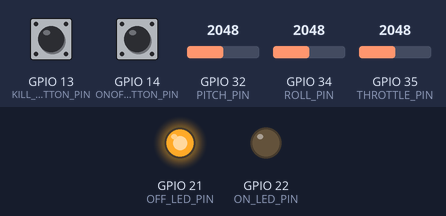
The sketch below on a simulated ESP32. Parts: output pins drawn as LEDs (lit = HIGH). Dashed ring = blinking. Inputs (shaded band) come from the test bench; at power-on: GPIO 14 (ONOFF_BUTTON_PIN) HIGH, GPIO 13 (KILL_BUTTON_PIN) HIGH, GPIO 32 (PITCH_PIN) = 2048, GPIO 34 (ROLL_PIN) = 2048, GPIO 35 (THROTTLE_PIN) = 2048 (analog values on the 0–4095 scale). What the sketch prints to the serial monitor is not drawn.

Above: at 13.4 s.
13.5 s: GPIO 14 (ONOFF_BUTTON_PIN) pulled LOW for 0.15 s
At 14.0 s:
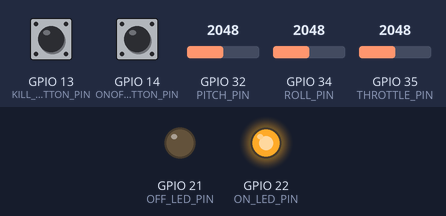
15.1 s: GPIO 13 (KILL_BUTTON_PIN) pulled LOW for 0.15 s
At 15.47 s:
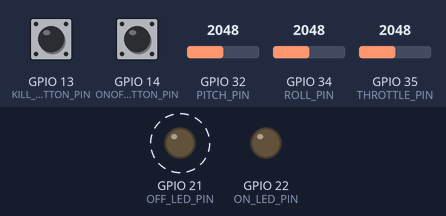
18.1 s: GPIO 32 (PITCH_PIN) set to 1048
21.1 s: GPIO 32 (PITCH_PIN) set to 945
24.1 s: GPIO 34 (ROLL_PIN) set to 1027
27.1 s: GPIO 34 (ROLL_PIN) set to 962
Timing chart, 0 to 31.1 s (numbered marks = the images above; inputs shaded):
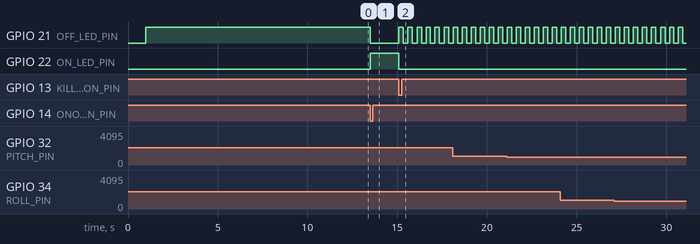

The sketch:

Existing_Transmitter_Compatible.ino
```cpp
#include <Arduino.h>
#include <WiFi.h>
#include <esp_now.h>
#include <math.h>

// ---------------- PIN SETUP ----------------

#define THROTTLE_PIN        35
#define THROTTLE_SW_PIN     27

#define ROLL_PIN            34
#define PITCH_PIN           32

#define KILL_BUTTON_PIN     13
#define ONOFF_BUTTON_PIN    14

#define ON_LED_PIN          22
#define OFF_LED_PIN         21

// ---------------- JOYSTICK CALIBRATION ----------------
//
// Throttle is centered:
//   -1.0 = low throttle / descend / motor-stop side
//    0.0 = hover command
//   +1.0 = above-hover / climb side
//
// With THROTTLE_SIGN = -1.0:
//   raw near 0    -> CMD T:+1.000
//   raw near 1902 -> CMD T: 0.000
//   raw near 4095 -> CMD T:-1.000

int throttleMin    = 0;
int throttleCenter = 1902;
int throttleMax    = 4095;

int rollMin        = 0;
int rollCenter     = 1864;
int rollMax        = 4095;

int pitchMin       = 0;
int pitchCenter    = 1900;
int pitchMax       = 4095;

#define DEADZONE 0.10f
#define RUN_FULL_STICK_CALIBRATION 1

// ---------------- AXIS DIRECTIONS ----------------

#define THROTTLE_SIGN  -1.0f
#define PITCH_SIGN     -1.0f
#define ROLL_SIGN      -1.0f

#define YAW_COMMAND     0.0f

// ---------------- ESP-NOW RECEIVER MAC ----------------

uint8_t receiverMacAddress[] = {0x5C, 0x01, 0x3B, 0xBA, 0xCA, 0xEC};

// ---------------- DATA PACKET ----------------
//
// IMPORTANT:
// Receiver must use this exact same struct.

#define PACKET_MAGIC 0x44524F4EUL  // "DRON"

typedef struct ControlData {
  uint32_t magic;
  uint32_t seq;
  float throttle;      // -1.0 to +1.0, where 0.0 is hover command
  float pitch;         // -1.0 to +1.0
  float roll;          // -1.0 to +1.0
  float yaw;           // -1.0 to +1.0
  bool motorsEnabled;
  bool kill;
} ControlData;

ControlData controlData;
esp_now_peer_info_t peerInfo;

uint32_t packetSeq = 0;

// ---------------- STATE ----------------

bool motorsEnabled = false;
bool killActive = false;

bool prevOnOffPressed = false;
bool prevKillPressed = false;

volatile esp_now_send_status_t lastSendStatus = ESP_NOW_SEND_FAIL;

unsigned long lastPrintMs = 0;
const unsigned long PRINT_PERIOD_MS = 50;

unsigned long lastSendMs = 0;
const unsigned long SEND_PERIOD_MS = 20;

unsigned long lastBlinkMs = 0;
const unsigned long KILL_BLINK_PERIOD_MS = 250;
bool offLedBlinkState = false;

// ---------------- HELPER FUNCTIONS ----------------

float clampFloat(float value, float low, float high)
{
  if (value > high) return high;
  if (value < low) return low;
  return value;
}

float applyDeadzoneAndRescale(float value)
{
  if (fabsf(value) < DEADZONE)
  {
    return 0.0f;
  }

  if (value > 0.0f)
  {
    value = (value - DEADZONE) / (1.0f - DEADZONE);
  }
  else
  {
    value = (value + DEADZONE) / (1.0f - DEADZONE);
  }

  return clampFloat(value, -1.0f, 1.0f);
}

float normalizeCalibratedJoystick(int raw, int minVal, int centerVal, int maxVal)
{
  float value;

  if (centerVal <= minVal + 10 || centerVal >= maxVal - 10)
  {
    return 0.0f;
  }

  if (raw >= centerVal)
  {
    value = (float)(raw - centerVal) / (float)(maxVal - centerVal);
  }
  else
  {
    value = (float)(raw - centerVal) / (float)(centerVal - minVal);
  }

  value = clampFloat(value, -1.0f, 1.0f);
  value = applyDeadzoneAndRescale(value);

  return value;
}

float normalizeCalibratedThrottle(int raw, int minVal, int centerVal, int maxVal)
{
  float value = normalizeCalibratedJoystick(raw, minVal, centerVal, maxVal);

  value *= THROTTLE_SIGN;

  return clampFloat(value, -1.0f, 1.0f);
}

void safeOffCommands()
{
  // Important:
  // throttle 0.0 now means hover command.
  // OFF/KILL sends -1.0 so receiver sees low throttle.
  controlData.throttle = -1.0f;
  controlData.pitch = 0.0f;
  controlData.roll = 0.0f;
  controlData.yaw = 0.0f;
}

// ---------------- JOYSTICK CALIBRATION ----------------

void calibrateSticksFullRange()
{
  Serial.println();
  Serial.println("FULL JOYSTICK CALIBRATION");
  Serial.println();
  Serial.println("Step 1:");
  Serial.println("Leave throttle, pitch, and roll sticks centered.");
  Serial.println("Do not touch the sticks.");
  Serial.println("Center calibration begins in 2 seconds...");
  delay(2000);

  const int centerSamples = 800;

  long throttleSum = 0;
  long rollSum = 0;
  long pitchSum = 0;

  int throttleCenterMin = 4095;
  int throttleCenterMax = 0;

  int rollCenterMin = 4095;
  int rollCenterMax = 0;

  int pitchCenterMin = 4095;
  int pitchCenterMax = 0;

  for (int i = 0; i < centerSamples; i++)
  {
    int t = analogRead(THROTTLE_PIN);
    int r = analogRead(ROLL_PIN);
    int p = analogRead(PITCH_PIN);

    throttleSum += t;
    rollSum += r;
    pitchSum += p;

    if (t < throttleCenterMin) throttleCenterMin = t;
    if (t > throttleCenterMax) throttleCenterMax = t;

    if (r < rollCenterMin) rollCenterMin = r;
    if (r > rollCenterMax) rollCenterMax = r;

    if (p < pitchCenterMin) pitchCenterMin = p;
    if (p > pitchCenterMax) pitchCenterMax = p;

    delay(2);
  }

  throttleCenter = throttleSum / centerSamples;
  rollCenter     = rollSum / centerSamples;
  pitchCenter    = pitchSum / centerSamples;

  throttleMin = throttleCenter;
  throttleMax = throttleCenter;

  rollMin = rollCenter;
  rollMax = rollCenter;

  pitchMin = pitchCenter;
  pitchMax = pitchCenter;

  Serial.println();
  Serial.println("Center captured.");
  Serial.print("Throttle center: "); Serial.print(throttleCenter);
  Serial.print("  center noise: "); Serial.print(throttleCenterMin);
  Serial.print(" to "); Serial.println(throttleCenterMax);

  Serial.print("Roll center:     "); Serial.print(rollCenter);
  Serial.print("  center noise: "); Serial.print(rollCenterMin);
  Serial.print(" to "); Serial.println(rollCenterMax);

  Serial.print("Pitch center:    "); Serial.print(pitchCenter);
  Serial.print("  center noise: "); Serial.print(pitchCenterMin);
  Serial.print(" to "); Serial.println(pitchCenterMax);

  Serial.println();
  Serial.println("Step 2:");
  Serial.println("Move all sticks through their FULL ranges.");
  Serial.println("Move throttle full down and full up.");
  Serial.println("Move roll full left and full right.");
  Serial.println("Move pitch full forward and full back.");
  Serial.println("Keep moving for 6 seconds...");
  delay(1000);

  unsigned long startMs = millis();

  while (millis() - startMs < 6000)
  {
    int t = analogRead(THROTTLE_PIN);
    int r = analogRead(ROLL_PIN);
    int p = analogRead(PITCH_PIN);

    if (t < throttleMin) throttleMin = t;
    if (t > throttleMax) throttleMax = t;

    if (r < rollMin) rollMin = r;
    if (r > rollMax) rollMax = r;

    if (p < pitchMin) pitchMin = p;
    if (p > pitchMax) pitchMax = p;

    delay(2);
  }

  Serial.println();
  Serial.println("Full calibration complete.");
  Serial.println();
  Serial.println("COPY THESE VALUES INTO THE TOP OF THE CODE:");
  Serial.println();

  Serial.print("int throttleMin    = "); Serial.print(throttleMin); Serial.println(";");
  Serial.print("int throttleCenter = "); Serial.print(throttleCenter); Serial.println(";");
  Serial.print("int throttleMax    = "); Serial.print(throttleMax); Serial.println(";");

  Serial.println();

  Serial.print("int rollMin        = "); Serial.print(rollMin); Serial.println(";");
  Serial.print("int rollCenter     = "); Serial.print(rollCenter); Serial.println(";");
  Serial.print("int rollMax        = "); Serial.print(rollMax); Serial.println(";");

  Serial.println();

  Serial.print("int pitchMin       = "); Serial.print(pitchMin); Serial.println(";");
  Serial.print("int pitchCenter    = "); Serial.print(pitchCenter); Serial.println(";");
  Serial.print("int pitchMax       = "); Serial.print(pitchMax); Serial.println(";");

  Serial.println();
  Serial.println("Then set:");
  Serial.println("#define RUN_FULL_STICK_CALIBRATION 0");
  Serial.println();
}

void printSavedCalibration()
{
  Serial.println();
  Serial.println("Using saved joystick calibration values.");

  Serial.print("Throttle min/center/max: ");
  Serial.print(throttleMin);
  Serial.print(" / ");
  Serial.print(throttleCenter);
  Serial.print(" / ");
  Serial.println(throttleMax);

  Serial.print("Roll min/center/max: ");
  Serial.print(rollMin);
  Serial.print(" / ");
  Serial.print(rollCenter);
  Serial.print(" / ");
  Serial.println(rollMax);

  Serial.print("Pitch min/center/max: ");
  Serial.print(pitchMin);
  Serial.print(" / ");
  Serial.print(pitchCenter);
  Serial.print(" / ");
  Serial.println(pitchMax);

  Serial.println();
}

// ---------------- BUTTON AND LED LOGIC ----------------

void updateButtons()
{
  bool onOffPressed = digitalRead(ONOFF_BUTTON_PIN) == LOW;
  bool killPressed  = digitalRead(KILL_BUTTON_PIN) == LOW;

  bool onOffJustPressed = onOffPressed && !prevOnOffPressed;
  bool killJustPressed  = killPressed && !prevKillPressed;

  if (killJustPressed)
  {
    killActive = true;
    motorsEnabled = false;
  }

  if (onOffJustPressed)
  {
    if (killActive)
    {
      killActive = false;
      motorsEnabled = true;
    }
    else
    {
      motorsEnabled = !motorsEnabled;
    }
  }

  prevOnOffPressed = onOffPressed;
  prevKillPressed = killPressed;
}

void updateLEDs()
{
  unsigned long nowMs = millis();

  if (killActive)
  {
    digitalWrite(ON_LED_PIN, LOW);

    if (nowMs - lastBlinkMs >= KILL_BLINK_PERIOD_MS)
    {
      lastBlinkMs = nowMs;
      offLedBlinkState = !offLedBlinkState;
    }

    digitalWrite(OFF_LED_PIN, offLedBlinkState ? HIGH : LOW);
  }
  else if (motorsEnabled)
  {
    digitalWrite(ON_LED_PIN, HIGH);
    digitalWrite(OFF_LED_PIN, LOW);
  }
  else
  {
    digitalWrite(ON_LED_PIN, LOW);
    digitalWrite(OFF_LED_PIN, HIGH);
  }
}

// ---------------- DEBUG PRINT ----------------

void printDebug(
  int throttleRaw,
  int pitchRaw,
  int rollRaw,
  bool killPressed,
  bool onOffPressed,
  esp_err_t sendResult,
  esp_now_send_status_t lastStatus
)
{
  Serial.print("RAW ");
  Serial.print("T:");
  Serial.print(throttleRaw);
  Serial.print(",P:");
  Serial.print(pitchRaw);
  Serial.print(",R:");
  Serial.print(rollRaw);

  Serial.print(" | CTR ");
  Serial.print("T:");
  Serial.print(throttleCenter);
  Serial.print(",P:");
  Serial.print(pitchCenter);
  Serial.print(",R:");
  Serial.print(rollCenter);

  Serial.print(" | MINMAX ");
  Serial.print("T:");
  Serial.print(throttleMin);
  Serial.print("/");
  Serial.print(throttleMax);
  Serial.print(",P:");
  Serial.print(pitchMin);
  Serial.print("/");
  Serial.print(pitchMax);
  Serial.print(",R:");
  Serial.print(rollMin);
  Serial.print("/");
  Serial.print(rollMax);

  Serial.print(" | BTN ");
  Serial.print("KILL:");
  Serial.print(killPressed ? "PRESSED" : "off");
  Serial.print(",ONOFF:");
  Serial.print(onOffPressed ? "PRESSED" : "off");

  Serial.print(" | STATE ");
  Serial.print("EN:");
  Serial.print(controlData.motorsEnabled ? 1 : 0);
  Serial.print(",KILL:");
  Serial.print(controlData.kill ? 1 : 0);

  Serial.print(" | SEQ:");
  Serial.print(controlData.seq);

  Serial.print(" | CMD ");
  Serial.print("T:");
  Serial.print(controlData.throttle, 3);
  Serial.print(",P:");
  Serial.print(controlData.pitch, 3);
  Serial.print(",R:");
  Serial.print(controlData.roll, 3);
  Serial.print(",Y:");
  Serial.print(controlData.yaw, 3);

  Serial.print(" | SEND_CALL:");
  Serial.print(sendResult == ESP_OK ? "OK" : "FAIL");

  Serial.print(" | DELIVERY:");
  Serial.println(lastStatus == ESP_NOW_SEND_SUCCESS ? "SUCCESS" : "FAIL");
}

// ---------------- ESP-NOW SEND CALLBACK ----------------

void onDataSent(const wifi_tx_info_t *info, esp_now_send_status_t status)
{
  lastSendStatus = status;
}

// ---------------- SETUP ----------------

void setup()
{
  Serial.begin(115200);
  delay(1000);

  analogReadResolution(12);
  analogSetAttenuation(ADC_11db);

  pinMode(THROTTLE_SW_PIN, INPUT_PULLUP);
  pinMode(KILL_BUTTON_PIN, INPUT_PULLUP);
  pinMode(ONOFF_BUTTON_PIN, INPUT_PULLUP);

  pinMode(ON_LED_PIN, OUTPUT);
  pinMode(OFF_LED_PIN, OUTPUT);

  digitalWrite(ON_LED_PIN, LOW);
  digitalWrite(OFF_LED_PIN, HIGH);

  if (RUN_FULL_STICK_CALIBRATION)
  {
    calibrateSticksFullRange();
  }
  else
  {
    printSavedCalibration();
  }

  WiFi.mode(WIFI_STA);
  WiFi.disconnect();
  delay(300);

  Serial.println();
  Serial.println("ESP-NOW Transmitter Started");
  Serial.print("Transmitter MAC Address: ");
  Serial.println(WiFi.macAddress());

  Serial.print("Receiver MAC Address: ");
  Serial.println("5C:01:3B:BA:CA:EC");

  Serial.print("Packet size = ");
  Serial.println(sizeof(ControlData));

  if (esp_now_init() != ESP_OK)
  {
    Serial.println("Error initializing ESP-NOW");

    while (true)
    {
      digitalWrite(ON_LED_PIN, LOW);
      digitalWrite(OFF_LED_PIN, HIGH);
      delay(100);
    }
  }

  esp_now_register_send_cb(onDataSent);

  memset(&peerInfo, 0, sizeof(peerInfo));
  memcpy(peerInfo.peer_addr, receiverMacAddress, 6);
  peerInfo.channel = 0;
  peerInfo.encrypt = false;

  if (esp_now_add_peer(&peerInfo) != ESP_OK)
  {
    Serial.println("Failed to add receiver peer");

    while (true)
    {
      digitalWrite(ON_LED_PIN, LOW);
      digitalWrite(OFF_LED_PIN, HIGH);
      delay(100);
    }
  }

  motorsEnabled = false;
  killActive = false;

  safeOffCommands();
  controlData.magic = PACKET_MAGIC;
  controlData.seq = 0;
  controlData.motorsEnabled = false;
  controlData.kill = false;

  Serial.println("Receiver peer added");
  Serial.println("Starting normal OFF.");
  Serial.println();
}

// ---------------- LOOP ----------------

void loop()
{
  unsigned long nowMs = millis();

  updateButtons();
  updateLEDs();

  if (nowMs - lastSendMs >= SEND_PERIOD_MS)
  {
    lastSendMs = nowMs;

    int throttleRaw = analogRead(THROTTLE_PIN);
    int rollRaw     = analogRead(ROLL_PIN);
    int pitchRaw    = analogRead(PITCH_PIN);

    float throttleCmd = normalizeCalibratedThrottle(
      throttleRaw,
      throttleMin,
      throttleCenter,
      throttleMax
    );

    float rollCmd = normalizeCalibratedJoystick(
      rollRaw,
      rollMin,
      rollCenter,
      rollMax
    );
    rollCmd *= ROLL_SIGN;
    rollCmd = clampFloat(rollCmd, -1.0f, 1.0f);

    float pitchCmd = normalizeCalibratedJoystick(
      pitchRaw,
      pitchMin,
      pitchCenter,
      pitchMax
    );
    pitchCmd *= PITCH_SIGN;
    pitchCmd = clampFloat(pitchCmd, -1.0f, 1.0f);

    controlData.magic = PACKET_MAGIC;
    controlData.seq = packetSeq++;

    controlData.motorsEnabled = motorsEnabled;
    controlData.kill = killActive;

    if (motorsEnabled && !killActive)
    {
      controlData.throttle = throttleCmd;
      controlData.pitch = pitchCmd;
      controlData.roll = rollCmd;
      controlData.yaw = YAW_COMMAND;
    }
    else
    {
      safeOffCommands();
    }

    esp_err_t result = esp_now_send(
      receiverMacAddress,
      (uint8_t *)&controlData,
      sizeof(controlData)
    );

    if (nowMs - lastPrintMs >= PRINT_PERIOD_MS)
    {
      lastPrintMs = nowMs;

      bool killPressed = digitalRead(KILL_BUTTON_PIN) == LOW;
      bool onOffPressed = digitalRead(ONOFF_BUTTON_PIN) == LOW;

      esp_now_send_status_t statusCopy = lastSendStatus;

      printDebug(
        throttleRaw,
        pitchRaw,
        rollRaw,
        killPressed,
        onOffPressed,
        result,
        statusCopy
      );
    }
  }
}
```

Measured:
- after the input at 13.5 s, GPIO 21 (OFF_LED_PIN): HIGH → LOW at once; GPIO 22 (ON_LED_PIN): LOW → HIGH at once
- after the input at 15.1 s, GPIO 21 (OFF_LED_PIN): alternates HIGH for 0.25 s and LOW for 0.25 s, starting at once; GPIO 22 (ON_LED_PIN): HIGH → LOW at once
